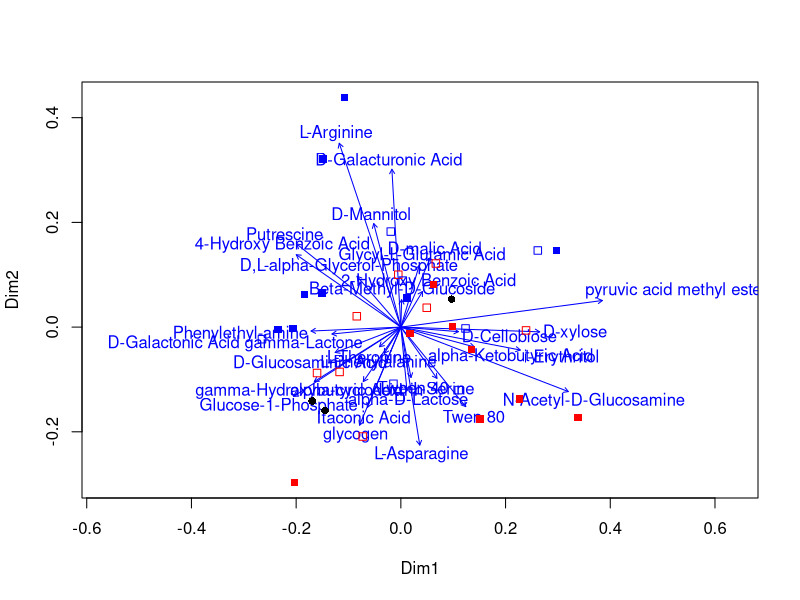

Write the R code that produced this figure.
##Code for Community level physiological profiles (as measured by BIOLOG/ECOLOG plates). 
##First examines diversity (univariate, as reported in Fig 2b) and shifts in substrate use (Fig 5, PCAs).
##Note that figures were generated in R, but tweaked and finished in Illustrator
##Associated file: "RainX ECO metafile_se_forR.csv"
#Code assembled by: Sarah Evans evanssa6@msu.edu
#Associated with publication Evans et al. 2019. "Dispersal alters soil microbial community response to drought" in Env Microbiology

#Load relevant libraries
library(reshape2)
library(vegan)
library(plyr)
library(ggplot2)

#Choose directory - user-defined
#setwd("~/Dropbox/_HOME TRANSFER/Active projects/RainX/Data/BIOLOG")

#Load in file
Data<-read.csv("RainX ECO metafile_se_forR.csv",  header=TRUE) #Current name: 

## Data manipulation in preparation for a separate univariate and multivariate analysis

#"Swing" CarbonSource into columns along the top, so we have a  data table amenable to analysis with multivariate tools
#(analogous to community data, OTUs go along the top, samples along the side or in a separate mapping file)
DataMultivar<-dcast(Data, Sample+Label.ID + Rain.Trt+Disp.Trt+Soil ~ CarbonSource, value.var="Final")
DataOnly<-DataMultivar[,6:37] #Separate predictor and response variables
pMap<-DataMultivar[,1:5]
DataOnly<-cbind(pMap[,1],DataOnly) 

############ Diversity ######################
Diversity<-diversity(DataOnly,index="shannon",MARGIN=1)
#these data shown in Fig2b. See other code for Fig 2 for plotting of these data

############ Multivariate analysis ##################
clay<-DataMultivar[DataMultivar$Soil=="clay",] #Only analyzing clay results in this paper
map<-clay[,1:5] #Converting clay data to two matrices: Mapping and substrate (Comm)
comm<-clay[,6:36]
comm<-comm/rowSums(comm) #Relative abundance
All<-paste(map$Soil, map$Disp.Trt, map$Rain.Trt, sep="_") #Create a name that includes all trts
map<-cbind(map,All) #add the new name
dist<-vegdist(comm, method='bray', na.rm=TRUE)

#Principal component analysis
apcoa<-cmdscale(dist, k=2, eig=FALSE, add=FALSE, x.ret=FALSE)
plot<-ordiplot(apcoa, type="n")
vecpcoa<-envfit(apcoa,comm)
plot(vecpcoa)
vecpcoa

points(plot, "sites", pch = 15, col = "red", map$All=="clay_Nonsterile_reduced") #filled, red, square
points(plot, "sites", pch = 15, col = "blue",map$All=="clay_Nonsterile_ambient") #filled, blue, square
points(plot, "sites", pch = 0, col = "red",map$All=="clay_Sterile _reduced") #open, red, square
points(plot, "sites", pch = 0, col = "blue",map$All=="clay_Sterile _ambient") #open, red, square
points(plot, "sites", pch = 16, col = "black",map$All=="clay_t0_ambient") #open, red, square
#Note- finished this figure in illustrator
#Convert to black and white symbols in Illustrator, eliminate some arrows

######### Statistics ############
#First remove T0 to examine only treatment effects
clay.comm.trt<-comm[map$Disp.Trt!="t0",]
clay.map.trt<-map[map$Disp.Trt!="t0",]
clay.comm.trt<-clay.comm.trt/rowSums(clay.comm.trt) #Rel abun
#Statistical test
adonis(clay.comm.trt ~ Disp.Trt*Rain.Trt, clay.map.trt) 

######### Mean distance analysis ###########
#This converts distance matrices (triangular) into rectangular matrices so I can calculate the mean distance between different groups
#Code does not include populating a table- did this manually
dist.b<-vegdist(clay.comm.trt, method='bray')
dist.b.M<-as.matrix(dist.b)

### Within Dispersal, distance between Ambient and Drought
colnames(dist.b.M)<-clay.map.trt$Label.ID
rownames(dist.b.M)<-clay.map.trt$Label.ID
Disp<-dist.b.M[clay.map.trt$Disp.Trt=="Nonsterile",clay.map.trt$Disp.Trt=="Nonsterile"]
clay.map.trt.Disp<-clay.map.trt[clay.map.trt$Disp.Trt=="Nonsterile",]
DispRed<-Disp[clay.map.trt.Disp$Rain.Trt=="reduced",]
DispRed<-DispRed[,1:8]
NoDisp<-dist.b.M[17:32, 17:32]
clay.map.trt.NoDisp<-clay.map.trt[17:32,]
NoDispRed<-NoDisp[clay.map.trt.NoDisp$Rain.Trt=="reduced",]
NoDispRed<-NoDispRed[,1:8]
groups<-cbind(c(NoDispRed),c(DispRed)) #Put in groups:
colnames(groups)<-c("NoDisp","Disp")
ttest<-t.test(groups)
mean(NoDispRed) #output means- record in different doc
mean(DispRed)
NoDispSE<-sd(groups[,1])/sqrt(sum(!is.na(groups[,1])))
DispSE<-sd(groups[,2])/sqrt(sum(!is.na(groups[,2])))

### Within Ambient or Reduced, distance between Disp and No
colnames(dist.b.M)<-clay.map.trt$Label.ID
rownames(dist.b.M)<-clay.map.trt$Label.ID
Reduced<-dist.b.M[clay.map.trt$Rain.Trt=="reduced",clay.map.trt$Rain.Trt=="reduced"]
dim(Reduced)
clay.map.trt.Red<-clay.map.trt[clay.map.trt$Rain.Trt=="reduced",]
ReducedNonsterile<-Reduced[clay.map.trt.Red$Disp.Trt=="Nonsterile",]
ReducedNonsterile<-ReducedNonsterile[,1:8]
Ambient<-dist.b.M[clay.map.trt$Rain.Trt=="ambient",clay.map.trt$Rain.Trt=="ambient"]
clay.map.trt.Amb<-clay.map.trt[clay.map.trt$Rain.Trt=="ambient",]
AmbientNonsterile<-Ambient[clay.map.trt.Amb$Rain.Trt=="ambient",]
AmbientNonsterile<-AmbientNonsterile[,1:8]
groupsAmbRed<-cbind(c(AmbientNonsterile),c(ReducedNonsterile)) #Put in groups
colnames(groupsAmbRed)<-c("Amb","Red")
ttestAmbRed<-t.test(groupsAmbRed)
mean(AmbientNonsterile)
mean(ReducedNonsterile)
AmbientNonsterileSE<-sd(groupsAmbRed[,1])/sqrt(sum(!is.na(groupsAmbRed[,1])))
ReducedNonsterileSE<-sd(groupsAmbRed[,2])/sqrt(sum(!is.na(groupsAmbRed[,2])))

